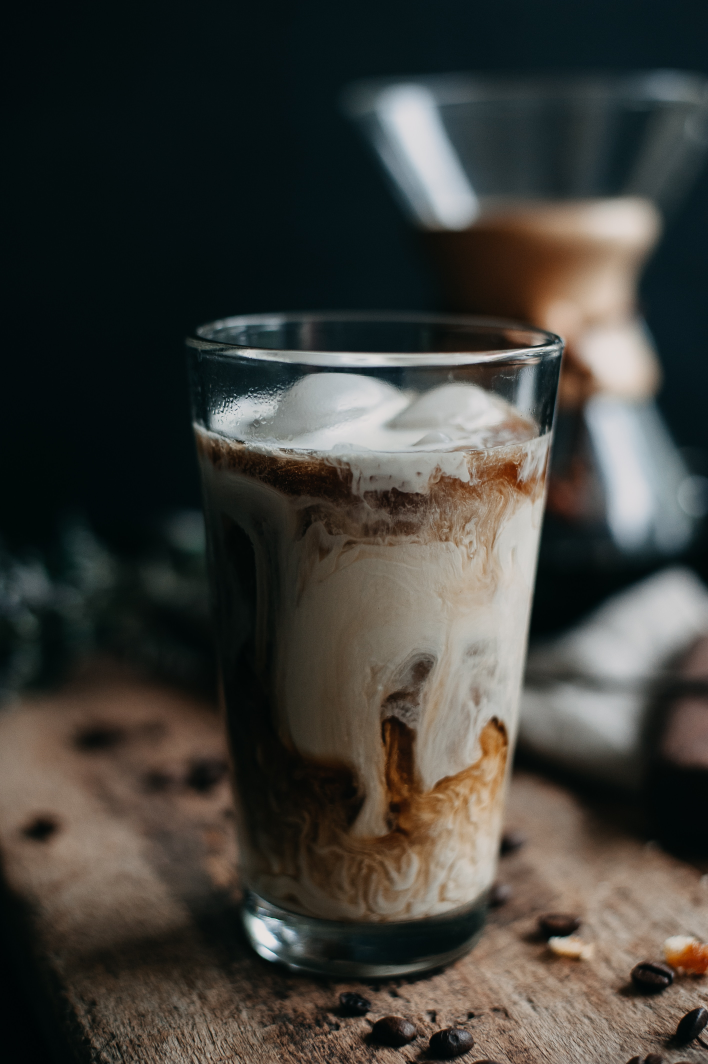
#> input picture latte.png, 2832 x 4256 px (shown at 1/4 size)
$ python pillow.py
#> lines starting #> are read from the running program, lines starting #| are printed output that depends on the picture
from PIL import Image, ImageFont, ImageDraw


target_img = Image.open("latte.png")
#> target_img is the input picture: PIL image 2832x4256 RGB; mean R, G, B 65.1, 64, 58.9

def loadfont(fontsize=50):
	ttf = 'NotoSansKR-VariableFont_wght.ttf'
	return ImageFont.truetype(font=ttf, size=fontsize)


titlefontObj = loadfont(fontsize=200)
title_text = "The Beauty of Mountain"
out_img = ImageDraw.Draw(target_img)
out_img.text(xy=(15,15), text=title_text, fill=(237, 230, 211), font=titlefontObj)

target_img.save("/Users/choi/Desktop/clone/please.jpg")
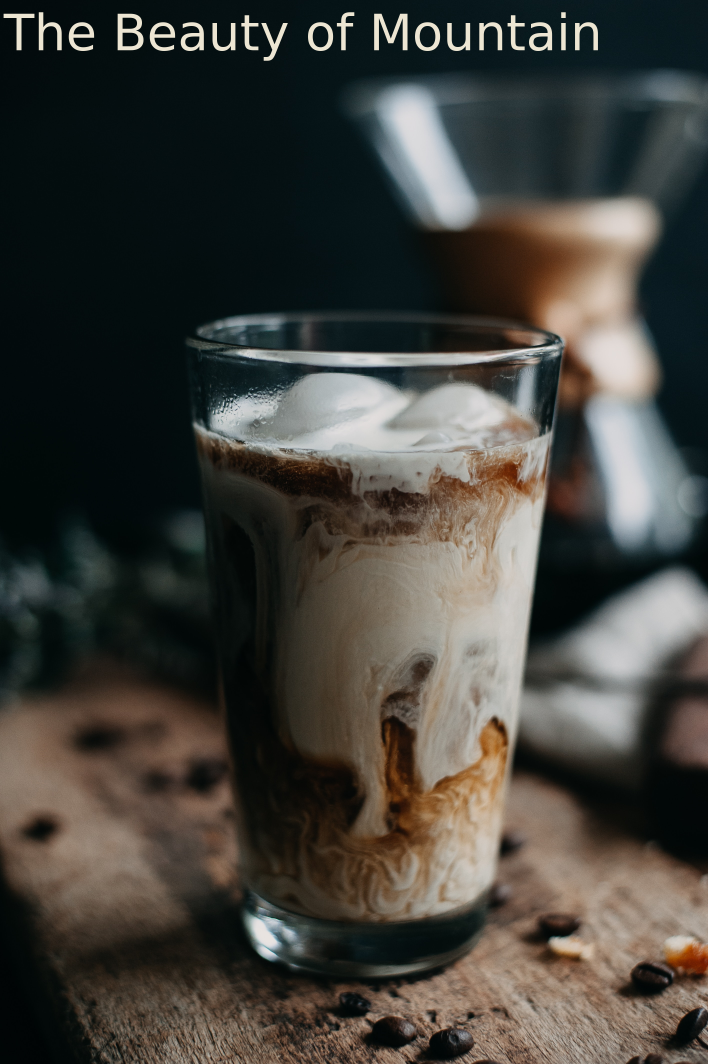
#> saved as please.jpg: PIL image 2832x4256 RGB (shown at 1/4 size); mean R, G, B 66.9, 65.7, 60.4
